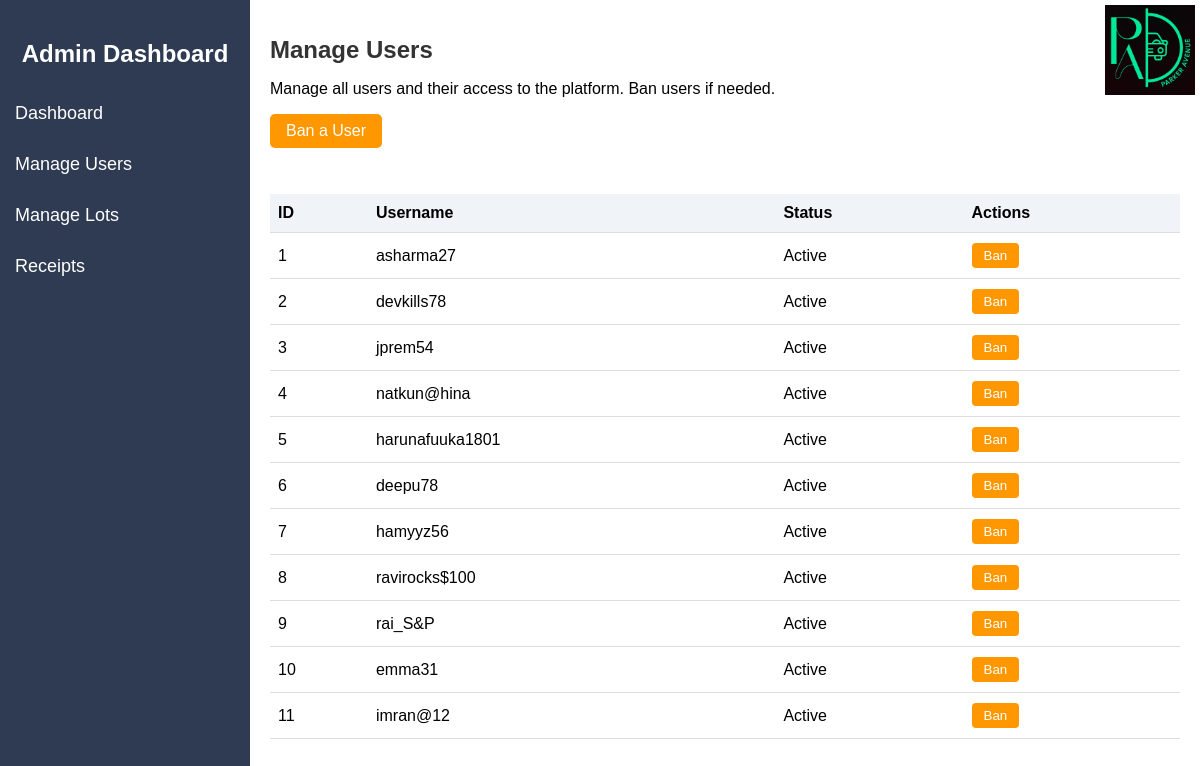
The app's page /manage_users (signed in), older data.
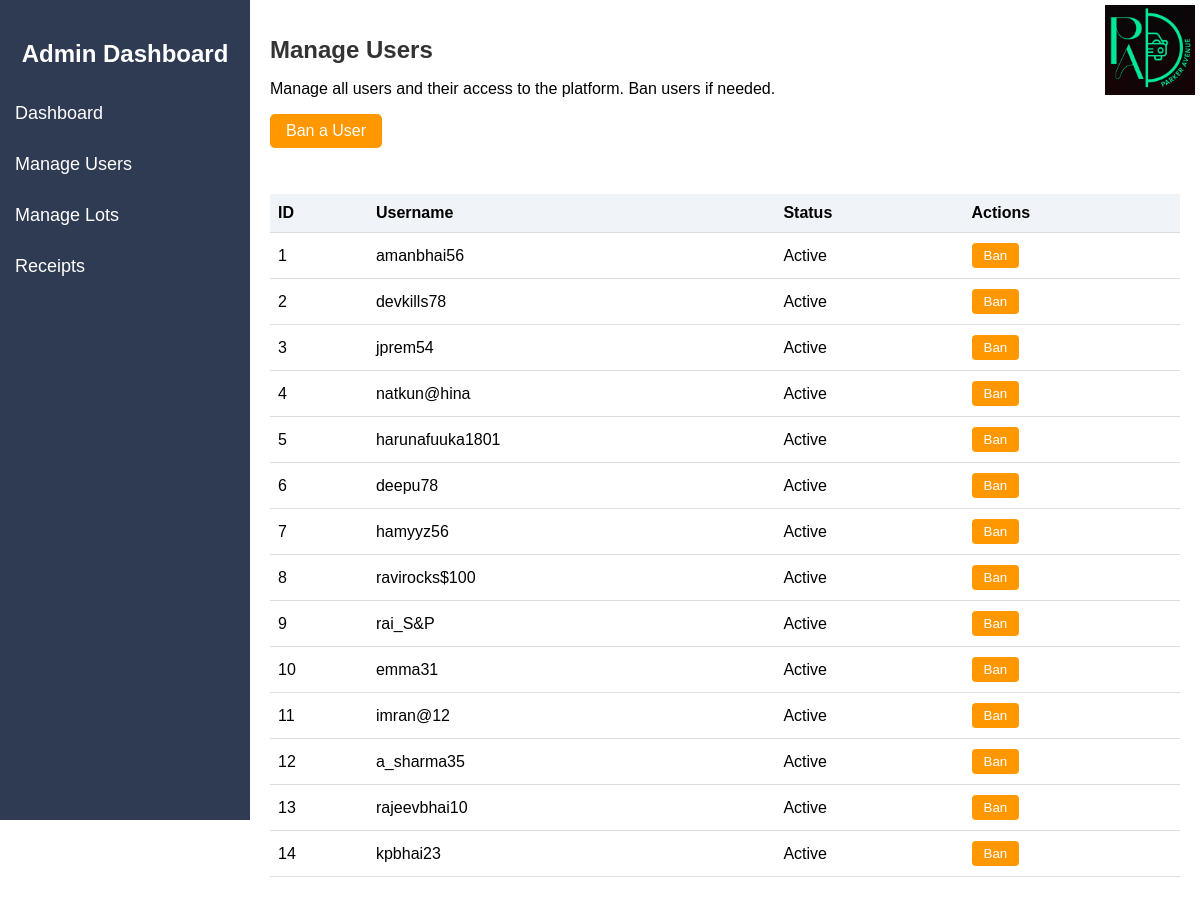
The same page, newer data.
### models.py (models this page shows)
class User(db.Model):
    id = db.Column(db.Integer, primary_key=True)
    username = db.Column(db.String(80), unique=True, nullable=False)
    fullname = db.Column(db.String(100), nullable=True)
    email = db.Column(db.String(120), unique=True, nullable=False)
    password = db.Column(db.String(50), nullable=False)
    dob = db.Column(db.Date, nullable=True)
    state = db.Column(db.String(50), nullable=True)
    is_admin = db.Column(db.Boolean, default=False)
    is_banned = db.Column(db.Boolean, default=False)
    reservations = db.relationship('Reservation', backref='user', lazy=True)

### app.py (the view)
@app.route('/manage_users')
@admin_required
def manage_users():
    users = User.query.all()
    lots = ParkingLot.query.all()
    return render_template('manage_users.html', users=users, lots=lots)

### app.py (called while the page is built)
def admin_required(f):
    @wraps(f)
    def decorated_function(*args, **kwargs):
        if not session.get('admin_logged_in'):
            flash('Admin access required', 'danger')
            return redirect(url_for('admin_login'))
        return f(*args, **kwargs)
    return decorated_function

### templates/manage_users.html (shortened to what this page needs)
<!DOCTYPE html>
<html lang="en">
<head>
</head>
<body>
    <div class="sidebar">
        <h2>Admin Dashboard</h2>
        <a href="{{ url_for('admin_dashboard') }}">Dashboard</a>
        <a href="{{ url_for('manage_users') }}">Manage Users</a>
        <a href="{{ url_for('manage_lots') }}">Manage Lots</a>
        <a href="{{ url_for('receipts') }}">Receipts</a>
    </div>
    <div class="main-content">
        <div class="logo-container">
            <img src="{{ url_for('static', filename='../static/images/parker_avenue_logo.png') }}" alt=" ">
        </div>
        <h1>Manage Users</h1>
        <p>Manage all users and their access to the platform. Ban users if needed.</p>
        <button class="ban-user-btn" onclick="openBanModal()">Ban a User</button>
        <table id="userTable">
            <thead>
                <tr>
                    <th>ID</th>
                    <th>Username</th>
                    <th>Status</th>
                    <th>Actions</th>
                </tr>
            </thead>
            <tbody>
                {% for user in users %}
                <tr>
                    <td>{{ user.id }}</td>
                    <td>{{ user.username }}</td>
                    <td>{{ 'Banned' if user.is_banned else 'Active' }}</td>
                    <td>
                        <form action="{{ url_for('ban_user', user_id=user.id) }}" method="post" style="display:inline;">
                            <button class="ban-btn" type="submit">{{ 'Unban' if user.is_banned else 'Ban' }}</button>
                        </form>
                    </td>
                </tr>
                {% endfor %}
            </tbody>
        </table>
    </div>
</body>
</html>

### templates/manage_users.html (style rules this page uses)
body { font-family: Arial, sans-serif; display: flex; margin: 0; }
.sidebar { width: 250px; background-color: #2f3b52; color: #fff; padding-top: 20px; height: 100vh; position: fixed; }
.sidebar h2 { text-align: center; margin-bottom: 20px; }
.sidebar a { color: white; padding: 15px; text-decoration: none; display: block; font-size: 18px; }
.main-content { margin-left: 250px; padding: 20px; width: 100%; }
.main-content h1 { font-size: 24px; color: #333; }
.logo-container { position: absolute; top: 5px; right: 5px; text-align: right; }
.logo-container img { height: 90px; width: 90px; }
.ban-user-btn { background-color: #ff9800; color: #fff; border: none; padding: 8px 16px; border-radius: 5px; cursor: pointer; margin-bottom: 18px; font-size: 16px; }
table { width: 100%; border-collapse: collapse; margin-top: 28px; }
th, td { padding: 10px 8px; border-bottom: 1px solid #ddd; text-align: left; }
th { background: #f0f4f8; }
.delete-btn, .ban-btn, .assign-btn { padding: 5px 12px; margin-right: 6px; border-radius: 4px; border: none; cursor: pointer; }
.ban-btn { background: #ff9800; color: #fff; }

Row changes from the older to the newer data that the page shows:
changed User id 1: username "asharma27" → "amanbhai56"
added User: id "12", username "a_sharma35", is_banned "Active", is_banned "Ban"
added User: id "13", username "rajeevbhai10", is_banned "Active", is_banned "Ban"
added User: id "14", username "kpbhai23", is_banned "Active", is_banned "Ban"
